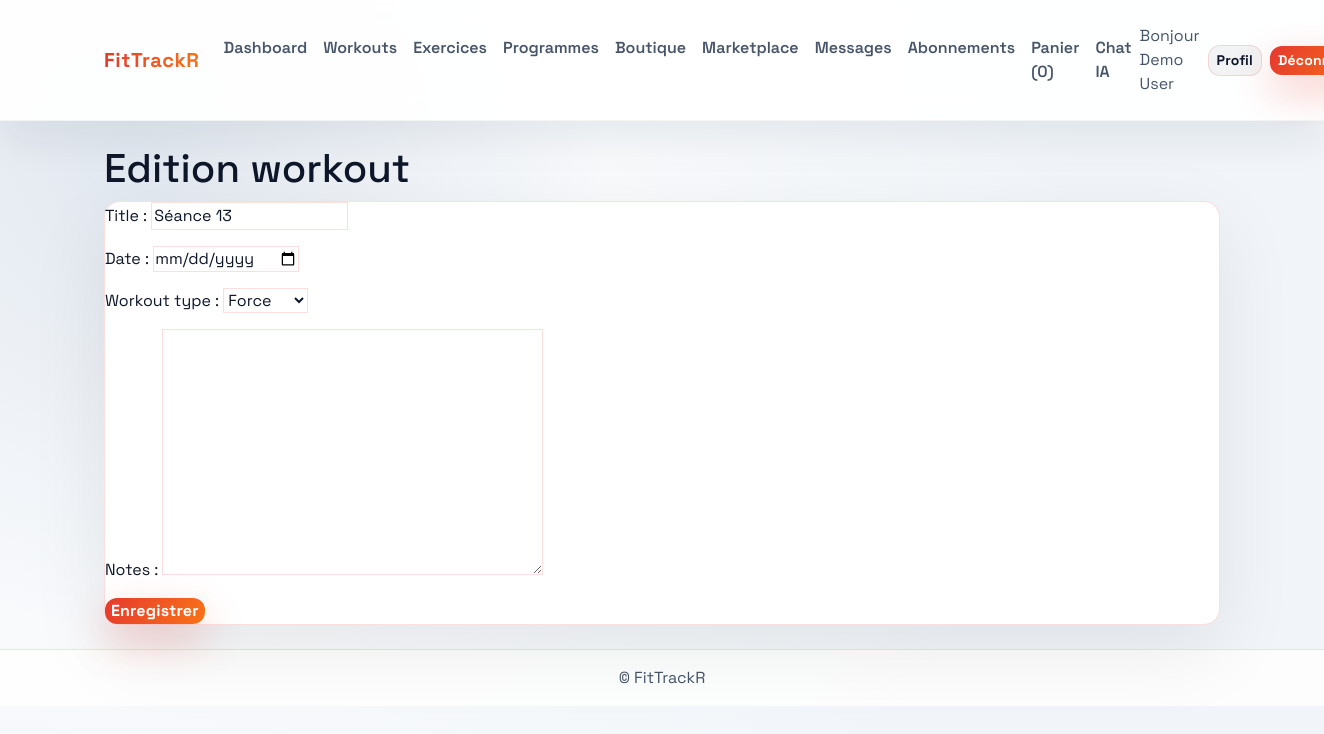
The page /workouts/133/edit/ (signed in) on the database its author committed.
### users/models.py (models this page shows, shortened)
class CustomUser(AbstractBaseUser, PermissionsMixin):
    email = models.EmailField(unique=True)
    first_name = models.CharField(max_length=50, blank=True)
    last_name = models.CharField(max_length=50, blank=True)
    is_staff = models.BooleanField(default=False)
    is_active = models.BooleanField(default=True)
    date_joined = models.DateTimeField(default=timezone.now)
    objects = CustomUserManager()
    USERNAME_FIELD = "email"
    REQUIRED_FIELDS = []
    class Meta:
        ordering = ["-date_joined"]
    @property
    def full_name(self):
        return f"{self.first_name} {self.last_name}".strip() or self.email

### workouts/models.py (models this page shows, shortened)
class Workout(models.Model):
    user = models.ForeignKey(settings.AUTH_USER_MODEL, on_delete=models.CASCADE, related_name="workouts")
    title = models.CharField(max_length=150)
    date = models.DateField(default=timezone.now)
    workout_type = models.CharField(max_length=20, choices=WORKOUT_TYPES, default="strength")
    notes = models.TextField(blank=True)
    created_at = models.DateTimeField(auto_now_add=True)
    class Meta:
        ordering = ["-date", "-created_at"]

### workouts/views.py (the view)
# urls.py: path("<int:pk>/edit/", views.workout_update, name="workout_update"),
@login_required
def workout_update(request, pk):
    workout = get_object_or_404(Workout, pk=pk, user=request.user)
    if request.method == "POST":
        form = WorkoutForm(request.POST, instance=workout)
        if form.is_valid():
            form.save()
            messages.success(request, "Workout mis à jour.")
            return redirect("workouts:workout_detail", pk=pk)
    else:
        form = WorkoutForm(instance=workout)
    return render(request, "workouts/workout_form.html", {"form": form, "title": "Edition workout"})

### workouts/forms.py
class WorkoutForm(forms.ModelForm):
    class Meta:
        model = Workout
        fields = ("title", "date", "workout_type", "notes")
        widgets = {"date": DateInput()}

### messaging/context_processors.py (called while the page is built)
def messaging_counts(request):
    if not request.user.is_authenticated:
        return {}
    inbox_unread = request.user.received_messages.filter(is_read=False).count()
    pending_requests = request.user.received_friend_requests.filter(status="pending").count()
    return {
        "messaging_unread": inbox_unread,
        "messaging_pending_requests": pending_requests,
    }

### shop/cart.py (called while the page is built)
    def __len__(self):
        return sum(self.cart.values())

### shop/context_processors.py (called while the page is built)
def cart(request):
    return {"cart": Cart(request)}

### subscriptions/utils.py (called while the page is built)
def ensure_default_plans():
    for plan_data in DEFAULT_PLANS:
        Plan.objects.get_or_create(
            code=plan_data["code"],
            defaults={
                "name": plan_data["name"],
                "level": plan_data["level"],
                "price": plan_data["price"],
                "description": plan_data["description"],
                "workout_limit_per_week": plan_data.get("workout_limit_per_week"),
                "features": plan_data.get("features", ""),
            },
        )

def ensure_free_plan(user):
    ensure_default_plans()
    if Subscription.objects.filter(user=user, active=True).exists():
        return
    free_plan = Plan.objects.get(code="free")
    Subscription.objects.create(user=user, plan=free_plan)

### workouts/templates/workouts/workout_form.html (shortened to what this page needs)
{% extends 'base.html' %}
{% block content %}
<h1>{{ title }}</h1>
<div class="card">
    <form method="post">
        {{ form.as_p }}
        <button type="submit">Enregistrer</button>
    </form>
</div>
{% endblock %}

### templates/base.html (shortened to what this page needs)
{% load static %}
<!doctype html>
<html lang="fr">
<head>
    <link href="https://cdn.jsdelivr.net/npm/bootstrap@5.3.3/dist/css/bootstrap.min.css" rel="stylesheet">
    <link rel="stylesheet" href="https://cdn.jsdelivr.net/npm/bootstrap-icons@1.11.3/font/bootstrap-icons.css">
    <link rel="stylesheet" href="{% static 'styles.css' %}">
</head>
<body class="app-body">
    <header>
        <nav class="navbar navbar-expand-lg navbar-light glass-nav sticky-top py-3">
            <div class="container-xl">
                <a class="navbar-brand brand-gradient" href="{% url 'dashboard:home' %}">FitTrackR</a>
                <div class="collapse navbar-collapse" id="navbarNav">
                    <ul class="navbar-nav me-auto mb-2 mb-lg-0">
                        <li class="nav-item"><a class="nav-link nav-link-soft" href="{% url 'dashboard:home' %}">Dashboard</a></li>
                        <li class="nav-item"><a class="nav-link nav-link-soft" href="{% url 'workouts:workout_list' %}">Workouts</a></li>
                        <li class="nav-item"><a class="nav-link nav-link-soft" href="{% url 'workouts:exercise_list' %}">Exercices</a></li>
                        <li class="nav-item"><a class="nav-link nav-link-soft" href="{% url 'programs:program_list' %}">Programmes</a></li>
                        <li class="nav-item"><a class="nav-link nav-link-soft" href="{% url 'shop:product_list' %}">Boutique</a></li>
                        <li class="nav-item"><a class="nav-link nav-link-soft" href="{% url 'shop:marketplace_list' %}">Marketplace</a></li>
                        <li class="nav-item"><a class="nav-link nav-link-soft" href="{% url 'messaging:inbox' %}">Messages</a></li>
                        <li class="nav-item"><a class="nav-link nav-link-soft" href="{% url 'subscriptions:plans' %}">Abonnements</a></li>
                        <li class="nav-item"><a class="nav-link nav-link-soft" href="{% url 'shop:cart_detail' %}">Panier ({{ cart|length }})</a></li>
                        <li class="nav-item"><a class="nav-link nav-link-soft" href="{% url 'dashboard:ai_chat' %}">Chat IA</a></li>
                    </ul>
                    <div class="d-flex align-items-center gap-2">
                        {% if user.is_authenticated %}
                            <span class="navbar-text text-muted">Bonjour {{ user.full_name }}</span>
                            <a class="btn btn-ghost btn-sm" href="{% url 'users:profile' %}">Profil</a>
                            <a class="btn btn-primary btn-sm" href="{% url 'users:logout' %}">Déconnexion</a>
                        {% else %}
                            <a class="btn btn-ghost btn-sm" href="{% url 'users:login' %}">Connexion</a>
                            <a class="btn btn-primary btn-sm" href="{% url 'users:register' %}">Inscription</a>
                        {% endif %}
                    </div>
                </div>
            </div>
        </nav>
    </header>
    <main class="main-shell container-xl py-4">
        {% block content %}{% endblock %}
    </main>
    <footer class="site-footer text-center py-3">© FitTrackR</footer>
</body>
</html>

### static/styles.css (style rules this page uses)
:root { --bg: radial-gradient(circle at 10% 20%, #e2e8f0 0%, #f8fafc 35%, #f1f5f9 70%); --surface: #ffffff; --surface-strong: #f8fafc; --primary: #e6392f; --secondary: #2563eb; --accent: #12b886; --text: #0f172a; --muted: #475569; --border: rgba(230, 57, 47, 0.16); --border-strong: rgba(15, 23, 42, 0.08); --shadow: 0 25px 80px rgba(0, 0, 0, 0.08); --radius: 16px; }
* { box-sizing: border-box; }
body, .app-body { margin: 0; min-height: 100vh; background: var(--bg); color: var(--text); font-family: 'Space Grotesk', 'Segoe UI', sans-serif; }
a { color: var(--primary); text-decoration: none; }
.main-shell { padding-bottom: 3rem; }
.glass-nav { background: rgba(255, 255, 255, 0.92); backdrop-filter: blur(14px); border-bottom: 1px solid rgba(15, 23, 42, 0.04); box-shadow: 0 20px 40px rgba(15, 23, 42, 0.07); }
.navbar-brand { font-weight: 800; letter-spacing: 0.6px; }
.brand-gradient { background: linear-gradient(90deg, var(--primary), #f97316); -webkit-background-clip: text; color: transparent; animation: gradientShift 9s ease infinite; }
.nav-link-soft { color: var(--muted); font-weight: 600; position: relative; padding: 0.35rem 0.75rem; }
.nav-link-soft::after { content: ""; position: absolute; left: 0; bottom: 0.2rem; width: 100%; height: 2px; background: linear-gradient(90deg, var(--primary), var(--secondary)); transform: scaleX(0); transform-origin: left; transition: transform 0.2s ease; }
.site-footer { background: rgba(255, 255, 255, 0.85); border-top: 1px solid var(--border); color: var(--muted); }
.card, .alert, .list-group-item, .table { background: var(--surface); border: 1.5px solid var(--border); box-shadow: var(--shadow); color: var(--text); border-radius: var(--radius); transition: all 0.3s ease; }
.btn, button { border: none; border-radius: 12px; font-weight: 700; letter-spacing: 0.2px; transition: transform 0.1s ease, box-shadow 0.2s ease, background 0.2s ease, color 0.2s ease; }
.btn-primary, button, .btn.btn-primary { background: linear-gradient(120deg, var(--primary), #f97316); color: #fff; box-shadow: 0 16px 40px rgba(230, 57, 47, 0.28); border: none; }
.btn-ghost { background: rgba(15, 23, 42, 0.05); color: var(--text); border: 1px solid var(--border); }
.form-control, .form-select, textarea, input, select { background: #fff; border: 1px solid var(--border); color: var(--text); }
.muted, .text-muted { color: var(--muted) !important; }

### rows shown on the page
CustomUser: full_name "Demo User"
Workout: title "Séance 13", workout_type "Force"

### other values the page prints
{{ cart|length }} "0"
{{ title }} "Edition workout"
